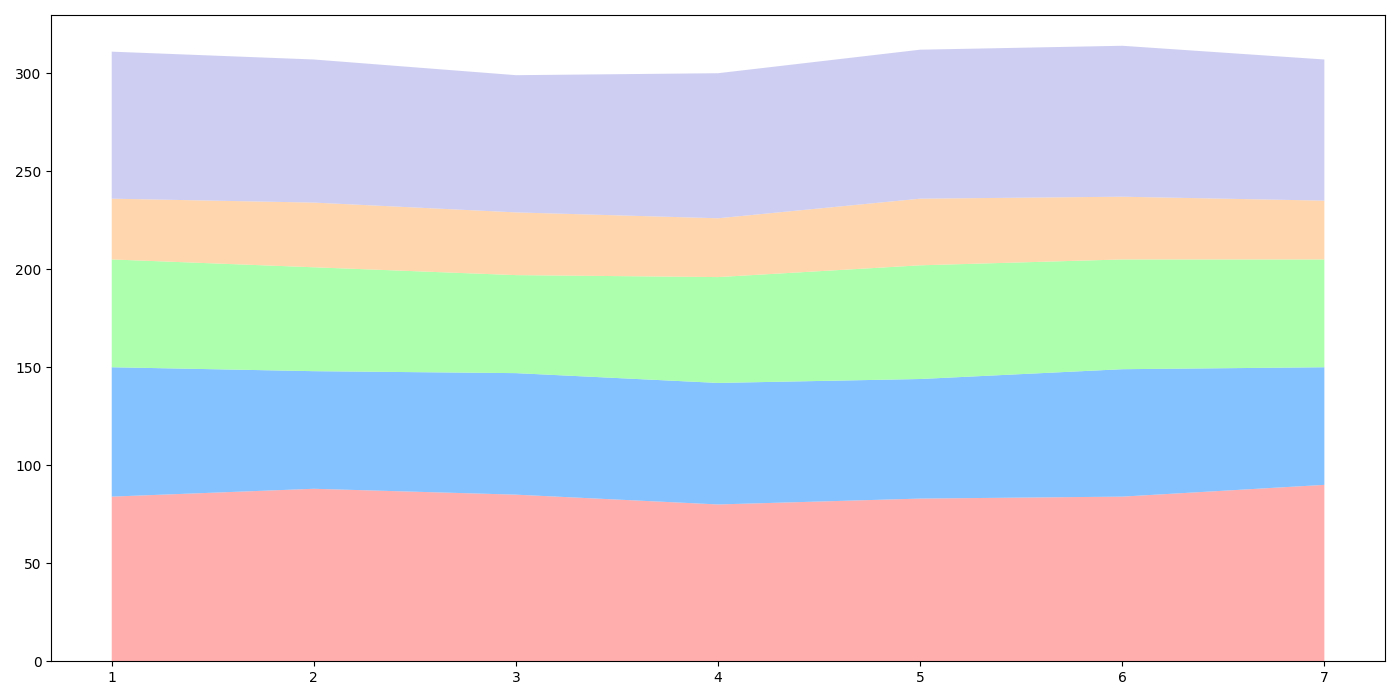

Python code for this plot:
import matplotlib.pyplot as plt
import numpy as np

days = np.arange(1, 8)

software_dev = np.array([84, 88, 85, 80, 83, 84, 90])
marketing = np.array([66, 60, 62, 62, 61, 65, 60])
sales = np.array([55, 53, 50, 54, 58, 56, 55])
hr = np.array([31, 33, 32, 30, 34, 32, 30])
customer_support = np.array([75, 73, 70, 74, 76, 77, 72])

data = np.vstack([software_dev, marketing, sales, hr, customer_support])

fig, ax = plt.subplots(figsize=(14, 7))

ax.stackplot(days, data, colors=['#ff9999', '#66b3ff', '#99ff99', '#ffcc99', '#c2c2f0'], alpha=0.8)
ax.set_xticks(days)

plt.tight_layout()
plt.show()
